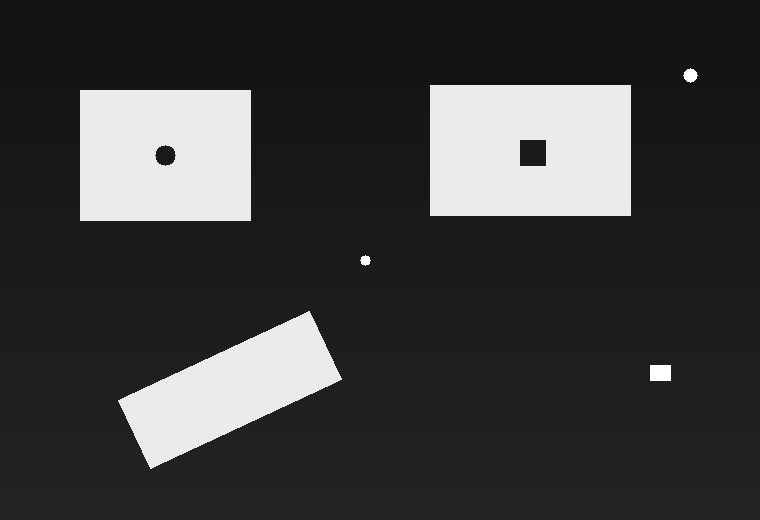
#> input picture week01-opencv/day06/images/pipeline_test.png, 760 x 520 px
$ python test04_detection_report.py
#> lines starting #> are read from the running program, lines starting #| are printed output that depends on the picture; after the words box and inside, x2 and y2 are one past the last pixel; in counts of white or black regions, pixels touching at a corner belong together
from pathlib import Path

import cv2

# 文件夹路径
BASE_DIR = Path(__file__).resolve().parent
OUTPUTS_PATH = BASE_DIR / "outputs" / "detection_report"
OUTPUTS_PATH.mkdir(parents=True, exist_ok=True)

# 文件路径
image_path = BASE_DIR / "images" / "pipeline_test.png"
image_name = image_path.stem
gray_path = OUTPUTS_PATH / f"{image_name}_gray.png"
binary_path = OUTPUTS_PATH / f"{image_name}_binary.png"
clean_binary_path = OUTPUTS_PATH / f"{image_name}_clean_binary.png"
marked_path = OUTPUTS_PATH / f"{image_name}_report.png"

# 读取图片
image = cv2.imread(str(image_path))
#> image is the input picture: shape (520, 760, 3); min 18, max 255, mean 60.8
if image is None:
    raise FileNotFoundError(f"{image_path.name} 图片读取失败")
# 标注图片
marked_image = image.copy()
# 灰度化
gray_image = cv2.cvtColor(image, cv2.COLOR_BGR2GRAY)
# 二值化
_, binary_image = cv2.threshold(
    gray_image,
    0,
    255,
    cv2.THRESH_BINARY | cv2.THRESH_OTSU,
)
#> binary_image: shape (520, 760); 16.3% white; 6 white regions, box (x1, y1, x2, y2) and area: (430, 85, 631, 216) 25655, (80, 90, 251, 221) 22084, (118, 311, 342, 469) 16096, (650, 365, 671, 381) 336, (683, 68, 698, 83) 149, (360, 255, 371, 266) 81
# 卷积核
kernel = cv2.getStructuringElement(cv2.MORPH_RECT, (3, 3))
# 开运算
clean_binary_image = cv2.morphologyEx(
    binary_image,
    cv2.MORPH_OPEN,
    kernel,
)
#> clean_binary_image: shape (520, 760); 16.3% white; 6 white regions
# 寻找轮廓
contours, _ = cv2.findContours(
    clean_binary_image,
    cv2.RETR_EXTERNAL,
    cv2.CHAIN_APPROX_SIMPLE,
)
#> contours = 6 contours; box (x1, y1, x2, y2) and area: (430, 85, 631, 216) 26000, (80, 90, 251, 221) 22100, (119, 312, 341, 468) 15830, (650, 365, 671, 381) 300, (684, 69, 697, 82) 126, (361, 256, 370, 265) 62
# 用于筛选的最小面积
min_area = 500
# 已筛选的序列
parts = []
valid_index = 0
# 循环筛选
for contour in contours:
    area = cv2.contourArea(contour)
    if area >= min_area:
        valid_index += 1
        x1, y1, w, h = cv2.boundingRect(contour)
        center_x = x1 + w // 2
        center_y = y1 + h // 2
        x2 = x1 + w
        y2 = y1 + h
        parts.append(
            {
                "id": valid_index,
                "x1": x1,
                "y1": y1,
                "x2": x2,
                "y2": y2,
                "w": w,
                "h": h,
                "area": area,
                "center_x": center_x,
                "center_y": center_y,
                "contour": contour,
            }
        )
#> this loop made 6 passes
#> (contour, area, x1, y1, w, h, center_x, center_y) on passes 4 to 5: ([[80, 90], [80, 220], [250, 220], [250, 90]], 22100, 80, 90, 171, 131, 165, 155), ([[430, 85], [430, 215], [630, 215], [630, 85]], 26000, 430, 85, 201, 131, 530, 150)
#> (area, x1, y1, w, h, center_x, center_y, x2) on pass 2: (15830, 119, 312, 222, 156, 230, 390, 341)
#> after the loop, parts = 3 items; valid_index = 3

# STANDARD工件
parts.sort(key=lambda parent: parent["x1"])
standard_part = parts[0]
#> standard_part = 11 items

# TARGET工件
parts.sort(key=lambda parent: parent["y1"])
target_part = next(
    (c for c in parts if c["center_x"] > image.shape[1] * 0.5),
    None,
)
#> target_part = 11 items

# INTERFERENCE工件
parts = [
    c for c in parts if c["id"] != standard_part["id"] and c["id"] != target_part["id"]
]
#> parts = 1 item
parts.sort(key=lambda parent: parent["area"], reverse=True)
interference_part = parts[0]
#> interference_part = 11 items

# 标注标准件
cv2.rectangle(
    marked_image,
    (standard_part["x1"], standard_part["y1"]),
    (standard_part["x2"], standard_part["y2"]),
    (0, 255, 0),
    1,
    cv2.LINE_AA,
)
cv2.putText(
    marked_image,
    "STANDARD",
    (standard_part["x1"], max(standard_part["y1"] + 15, 30)),
    cv2.FONT_HERSHEY_SIMPLEX,
    0.5,
    (0, 255, 0),
    1,
    cv2.LINE_AA,
)
# 标注INTERFERENCE工件
cv2.rectangle(
    marked_image,
    (interference_part["x1"], interference_part["y1"]),
    (interference_part["x2"], interference_part["y2"]),
    (0, 0, 255),
    1,
    cv2.LINE_AA,
)
cv2.putText(
    marked_image,
    "INTERFERENCE",
    (interference_part["x1"], max(interference_part["y1"] + 15, 30)),
    cv2.FONT_HERSHEY_SIMPLEX,
    0.5,
    (0, 0, 255),
    1,
    cv2.LINE_AA,
)
# 已知标准件宽度为50mm
standard_width_mm = 50
# 计算简单比例尺
mm_per_pixel = standard_width_mm / standard_part["w"]
#> mm_per_pixel = 0.292

# 计算待测件
target_width_mm = target_part["w"] * mm_per_pixel
#> target_width_mm = 58.77
target_height_mm = target_part["h"] * mm_per_pixel
#> target_height_mm = 38.3

# 判断待测件是否OK
width_ok = False
height_ok = False
status = ""
ng_reasons = []
if 60.0 >= target_width_mm >= 58.0:
    width_ok = True
if 40.0 >= target_height_mm >= 38.0:
    height_ok = True

if width_ok and height_ok:
    status = "OK"
else:
    status = "NG"
    ng_reasons.append("W_NG") if width_ok is False else ""
    ng_reasons.append("H_NG") if height_ok is False else ""

# 标注待检测件
cv2.rectangle(
    marked_image,
    (target_part["x1"], target_part["y1"]),
    (target_part["x2"], target_part["y2"]),
    (0, 255, 255),
    1,
    cv2.LINE_AA,
)
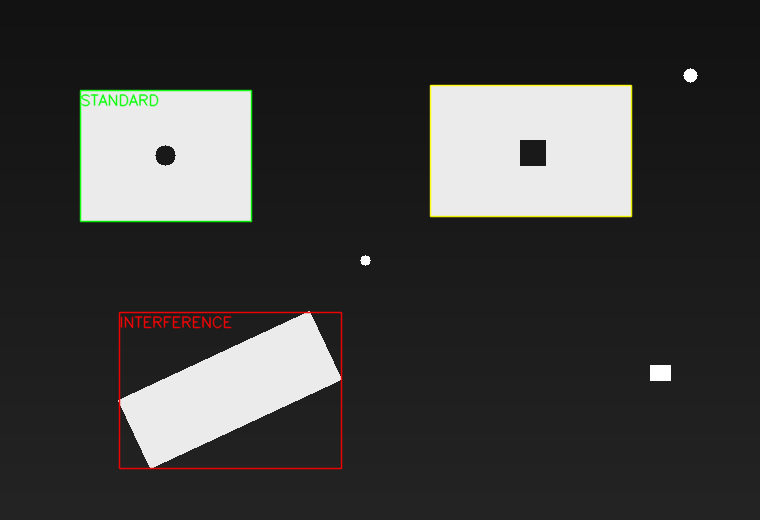
#> marked_image: shape (520, 760, 3); mean B, G, R 59.9, 61.2, 61.4
target_label_texts = [
    "TARGET",
    f"W:{target_width_mm:.2f}mm",
    f"H:{target_height_mm:.2f}mm",
    f"Status:{status}",
    f"{' '.join(ng_reasons)}",
]
for index, text in enumerate(target_label_texts):
    text_x = target_part["x1"]
    text_y = max(target_part["y1"] + 15, 30)
    cv2.putText(
        marked_image,
        text,
        (text_x, text_y + index * 18),
        cv2.FONT_HERSHEY_SIMPLEX,
        0.5,
        (0, 255, 255),
        1,
        cv2.LINE_AA,
    )
    print(text)
#> this loop made 5 passes
#> text on passes 1 to 5: 'TARGET', 'W:58.77mm', 'H:38.30mm', 'Status:OK', ''
#| TARGET
#| W:58.77mm
#| H:38.30mm
#| Status:OK
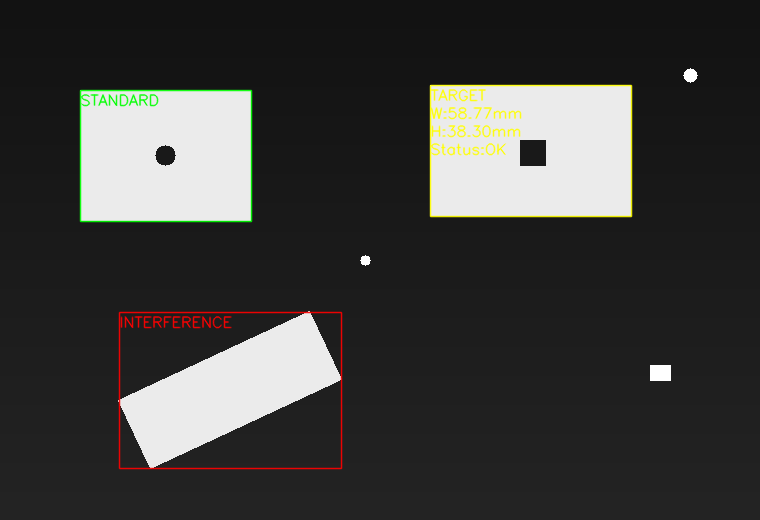
#> marked_image: shape (520, 760, 3); 0.57% of pixels changed, all inside (x1, y1, x2, y2) = (430, 88, 522, 156)

# Result背景
cv2.rectangle(
    marked_image,
    (0, 0),
    (image.shape[1], 40),
    (30, 30, 30),
    -1,
)
#> marked_image: shape (520, 760, 3); 7.88% of pixels changed, all inside (x1, y1, x2, y2) = (0, 0, 760, 41)
# Result文本
result_text = f"RESULT: {status} | SCALE: {mm_per_pixel:.4f} | TARGET W: {target_width_mm:.2f}mm | TARGET H: {target_height_mm:.2f}mm"
if status == "NG":
    result_text += " | REASON: "
    result_text += "" if width_ok else "WIDTH_NG"
    result_text += "" if height_ok else "HEIGHT_NG"

# 标注文字
cv2.putText(
    marked_image,
    result_text,
    (5, 25),
    cv2.FONT_HERSHEY_SIMPLEX,
    0.5,
    (0, 255, 0) if status == "OK" else (0, 0, 255),
    1,
    cv2.LINE_AA,
)
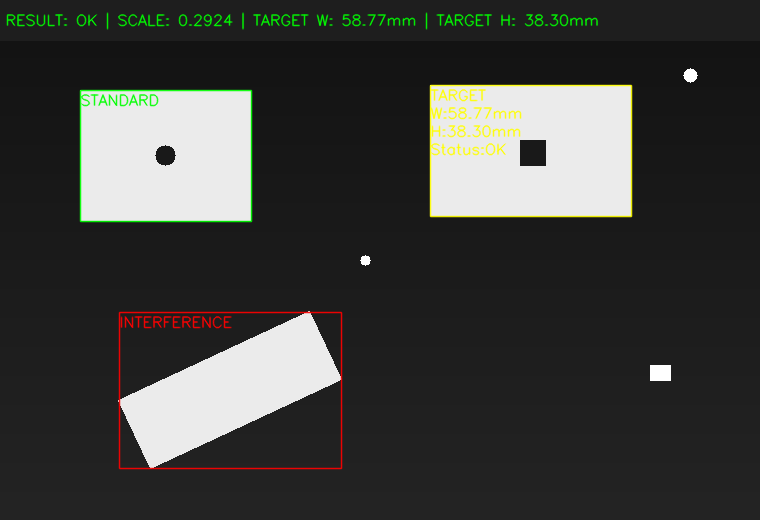
#> marked_image: shape (520, 760, 3); mean B, G, R 60.1, 63.1, 62.3

# 保存图片
saved_gray = cv2.imwrite(str(gray_path), gray_image)
saved_binary = cv2.imwrite(str(binary_path), binary_image)
saved_clean_binary = cv2.imwrite(str(clean_binary_path), clean_binary_image)
saved_marked = cv2.imwrite(str(marked_path), marked_image)

saved_results = [
    (saved_gray, gray_path),
    (saved_binary, binary_path),
    (saved_clean_binary, clean_binary_path),
    (saved_marked, marked_path),
]

for saved, path in saved_results:
    if saved:
        print(f"{path.name} 保存成功！")
    else:
        print(f"{path.name} 保存失败！")
#> this loop made 4 passes
#| pipeline_test_gray.png 保存成功！
#| pipeline_test_binary.png 保存成功！
#| pipeline_test_clean_binary.png 保存成功！
#| pipeline_test_report.png 保存成功！
